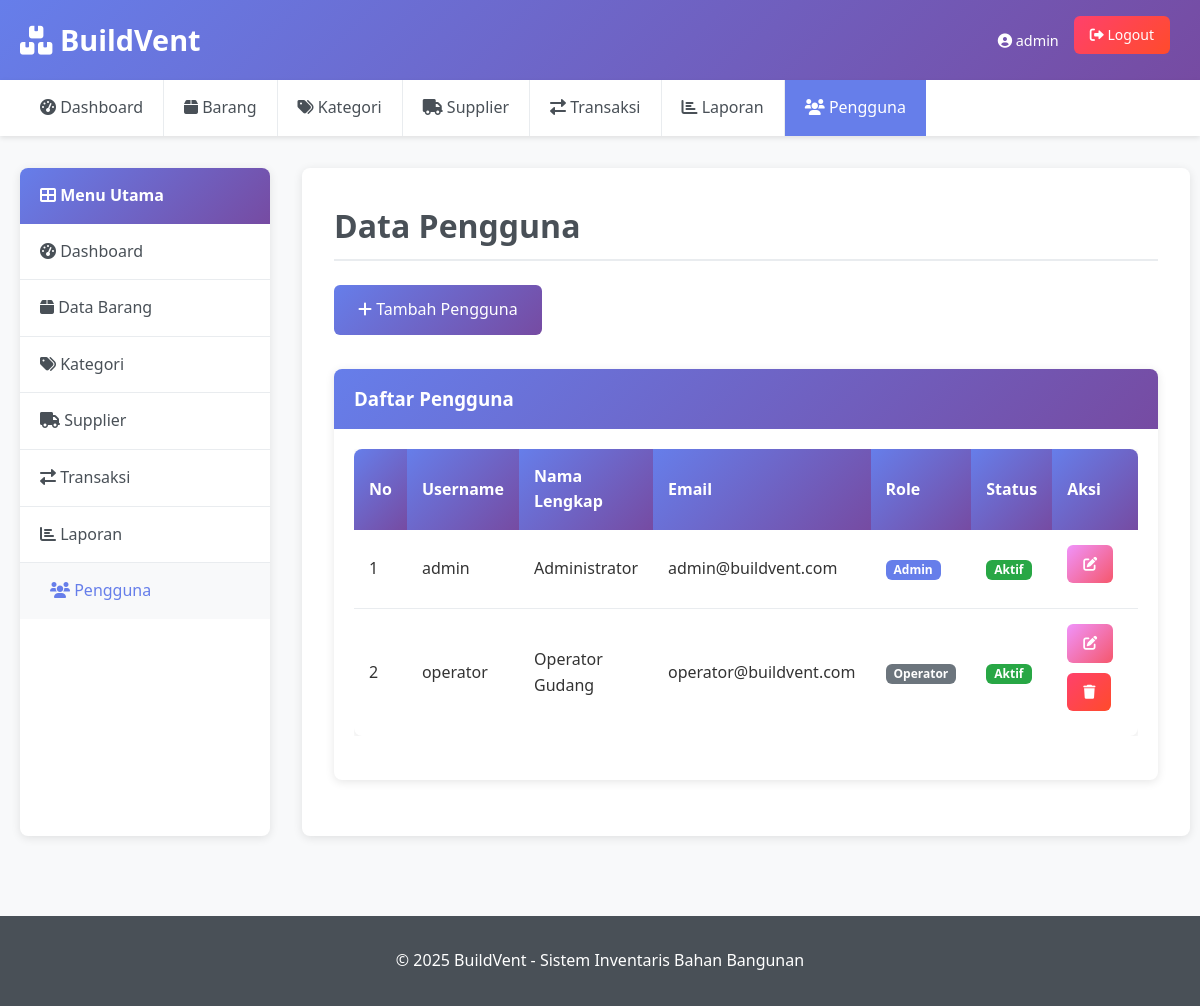
/users.php (signed in), run on the app's committed database.
### tables this page shows
CREATE TABLE IF NOT EXISTS users (
    id INT PRIMARY KEY AUTO_INCREMENT,
    username VARCHAR(50) UNIQUE NOT NULL,
    password VARCHAR(255) NOT NULL,
    nama_lengkap VARCHAR(100) NOT NULL,
    email VARCHAR(100) UNIQUE NOT NULL,
    role ENUM('admin', 'operator') DEFAULT 'operator',
    status ENUM('aktif', 'nonaktif') DEFAULT 'aktif',
    created_at TIMESTAMP DEFAULT CURRENT_TIMESTAMP,
    updated_at TIMESTAMP DEFAULT CURRENT_TIMESTAMP ON UPDATE CURRENT_TIMESTAMP
);

### users.php (the view, shortened to what this page needs)
<?php
require_once 'config/database.php';
$result = mysqli_query($conn, "SELECT * FROM users ORDER BY username");
$users = [];
if ($result) {
    while ($row = mysqli_fetch_assoc($result)) {
        $users[] = $row;
    }
}
include 'includes/header.php';
?>
<div class="layout">
    <?php include 'includes/sidebar.php'; ?>
    <div class="main-content">
        <h1 class="page-title">Data Pengguna</h1>
        <div class="mb-3">
            <a href="user_form.php" class="btn btn-primary">
                <i class="fas fa-plus"></i> Tambah Pengguna
            </a>
        </div>
        <div class="card">
            <div class="card-header">
                <h3>Daftar Pengguna</h3>
            </div>
            <div class="card-body">
                <?php if (empty($users)): ?>
                    <p class="text-muted text-center">Tidak ada data pengguna.</p>
                <?php else: ?>
                    <div class="table-container">
                        <table class="table">
                            <thead>
                                <tr>
                                    <th>No</th>
                                    <th>Username</th>
                                    <th>Nama Lengkap</th>
                                    <th>Email</th>
                                    <th>Role</th>
                                    <th>Status</th>
                                    <th>Aksi</th>
                                </tr>
                            </thead>
                            <tbody>
                                <?php foreach ($users as $index => $user): ?>
                                    <tr>
                                        <td><?php echo $index + 1; ?></td>
                                        <td><?php echo htmlspecialchars($user['username']); ?></td>
                                        <td><?php echo htmlspecialchars($user['nama_lengkap']); ?></td>
                                        <td><?php echo htmlspecialchars($user['email']); ?></td>
                                        <td>
                                            <?php if ($user['role'] == 'admin'): ?>
                                                <span class="badge bg-primary">Admin</span>
                                            <?php else: ?>
                                                <span class="badge bg-secondary">Operator</span>
                                            <?php endif; ?>
                                        </td>
                                        <td>
                                            <?php if ($user['status'] == 'aktif'): ?>
                                                <span class="badge bg-success">Aktif</span>
                                            <?php else: ?>
                                                <span class="badge bg-danger">Nonaktif</span>
                                            <?php endif; ?>
                                        </td>
                                        <td>
                                            <a href="user_form.php?edit=<?php echo $user['id']; ?>"
                                               class="btn btn-warning btn-sm">
                                                <i class="fas fa-edit"></i>
                                            </a>
                                            <?php if ($user['id'] != $_SESSION['user_id']): ?>
                                                <a href="?delete=<?php echo $user['id']; ?>"
                                                   class="btn btn-danger btn-sm"
                                                   onclick="return confirmDelete('Yakin ingin menghapus pengguna ini?')">
                                                    <i class="fas fa-trash"></i>
                                                </a>
                                            <?php endif; ?>
                                        </td>
                                    </tr>
                                <?php endforeach; ?>
                            </tbody>
                        </table>
                    </div>
                <?php endif; ?>
            </div>
        </div>
    </div>
</div>
<?php include 'includes/footer.php'; ?>

### assets/css/style.css (style rules this page uses)
* { margin: 0; padding: 0; box-sizing: border-box; }
body { font-family: "Segoe UI", Tahoma, Geneva, Verdana, sans-serif; background-color: #f8f9fa; color: #333; line-height: 1.6; }
.main-content { background: white; border-radius: 8px; box-shadow: 0 2px 10px rgba(0, 0, 0, 0.1); padding: 2rem; margin-bottom: 2rem; }
.page-title { color: #495057; margin-bottom: 1.5rem; padding-bottom: 0.5rem; border-bottom: 2px solid #e9ecef; }
.card { background: white; border-radius: 8px; box-shadow: 0 2px 10px rgba(0, 0, 0, 0.1); margin-bottom: 1.5rem; overflow: hidden; }
.card-header { background: linear-gradient(135deg, #667eea 0%, #764ba2 100%); color: white; padding: 15px 20px; font-weight: bold; }
.card-body { padding: 20px; }
.btn { display: inline-block; padding: 12px 24px; border: none; border-radius: 6px; font-size: 1rem; font-weight: 500; text-decoration: none; text-align: center; cursor: pointer; transition: all 0.3s ease; margin-right: 10px; margin-bottom: 10px; }
.btn-primary { background: linear-gradient(135deg, #667eea 0%, #764ba2 100%); color: white; }
.btn-warning { background: linear-gradient(135deg, #f093fb 0%, #f5576c 100%); color: white; }
.btn-danger { background: linear-gradient(135deg, #ff416c 0%, #ff4b2b 100%); color: white; }
.btn-sm { padding: 8px 16px; font-size: 0.875rem; }
.badge { display: inline-block; padding: 0.25rem 0.5rem; font-size: 0.75rem; font-weight: 700; line-height: 1; text-align: center; white-space: nowrap; vertical-align: baseline; border-radius: 0.375rem; }
.bg-primary { background-color: #667eea !important; color: white; }
.bg-secondary { background-color: #6c757d !important; color: white; }
.bg-success { background-color: #28a745 !important; color: white; }
.table-container { overflow-x: auto; margin-bottom: 1.5rem; }
.table { width: 100%; border-collapse: collapse; background: white; border-radius: 8px; overflow: hidden; box-shadow: 0 2px 10px rgba(0, 0, 0, 0.1); }
.table th { background: linear-gradient(135deg, #667eea 0%, #764ba2 100%); color: white; padding: 15px; text-align: left; font-weight: 600; }
.table td { padding: 15px; border-bottom: 1px solid #e9ecef; }
.table tbody tr:last-child td { border-bottom: none; }
.layout { display: grid; grid-template-columns: 250px 1fr; gap: 2rem; margin-top: 2rem; }
.mb-3 { margin-bottom: 1.5rem; }

### data on the page
users: username "admin", nama_lengkap "Administrator", email "admin@buildvent.com", role "Admin", status "Aktif"
users: username "operator", nama_lengkap "Operator Gudang", email "operator@buildvent.com", role "Operator", status "Aktif"

### other printed values
$_SESSION['username'] "admin"
